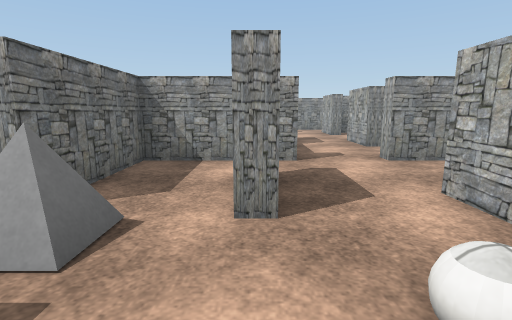
[1] (above)

24 first-person views from a walk through a Unity game level. The camera is 1.2 m above the floor, tilts 10° down and sees 85° across. The floor is counted in squares, 1 m on a side. Each view is taken from the middle of a square. On the plan, view 1 faces up. The plan holds only what a view shows up to about 13 squares ahead; the rest is blank. The place goes on beyond the plan. Some surface patterns are stand-ins.

[2]
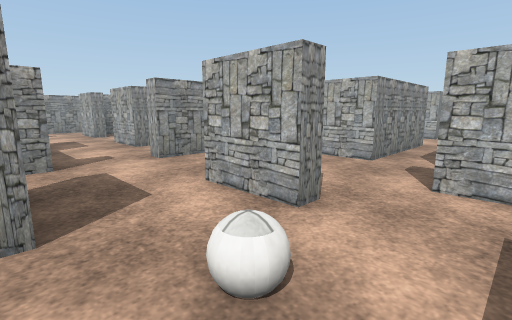

[3]
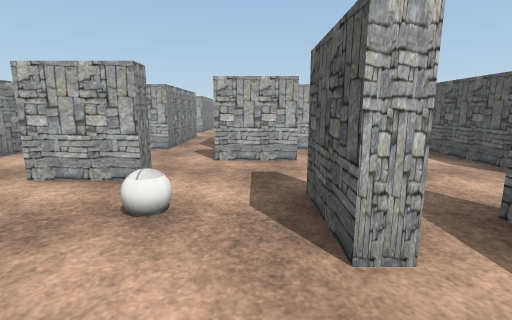

[4]
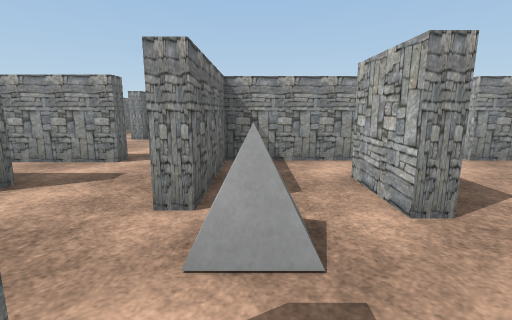

[5]
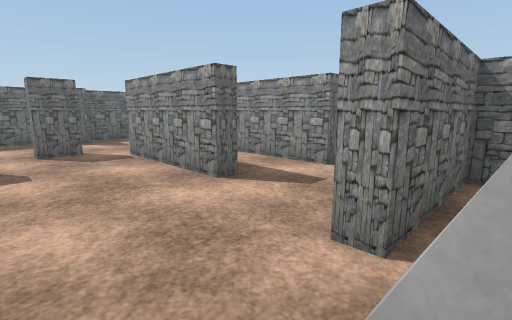

[6]
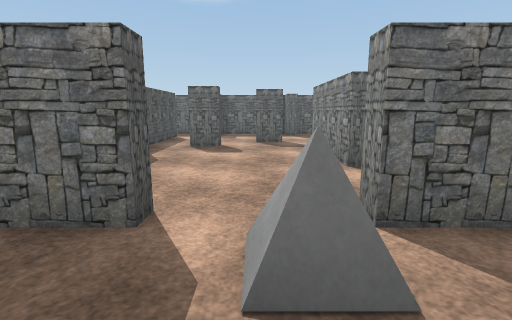

[7]
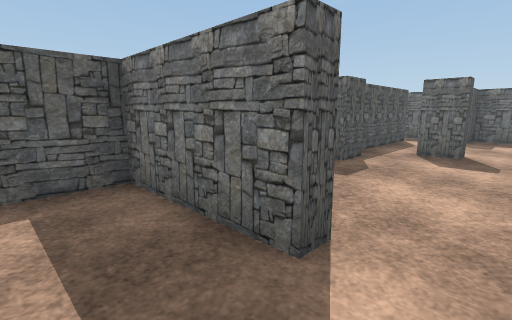

[8]
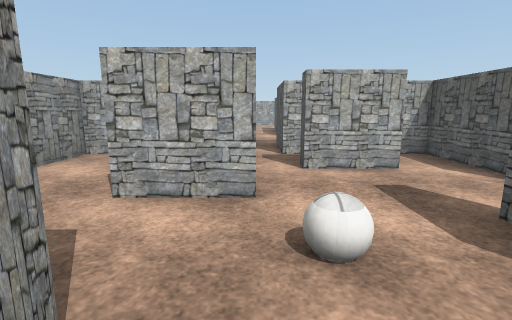

[9]
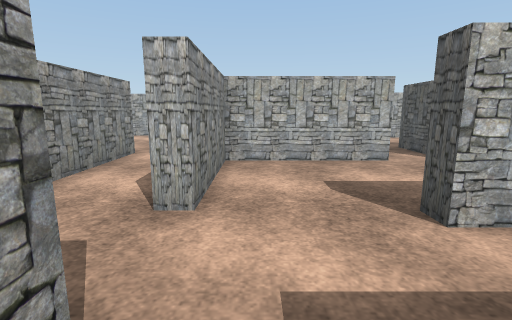

[10]
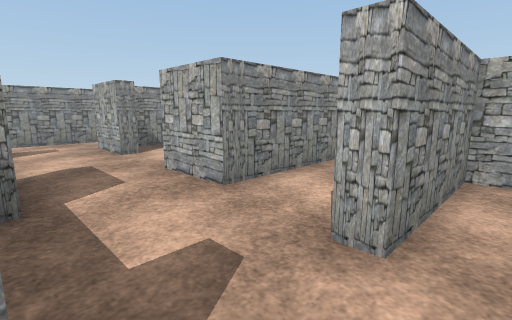

[11]
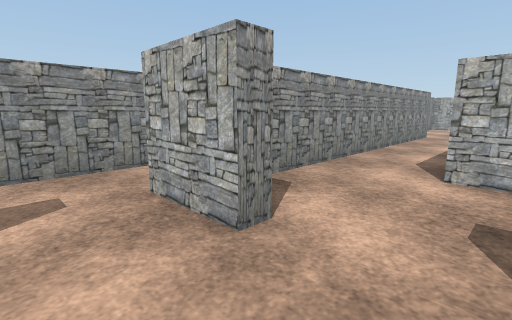

[12]
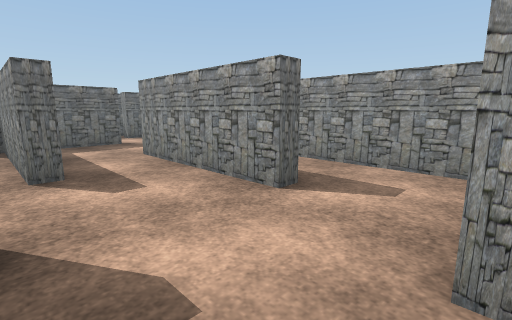

[13]
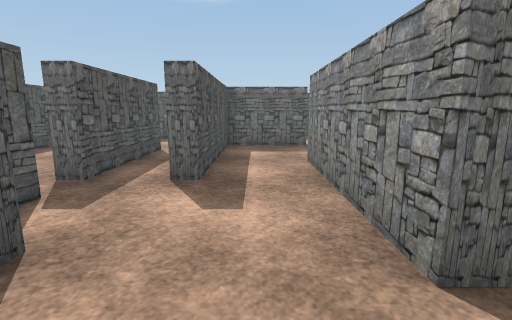

[14]
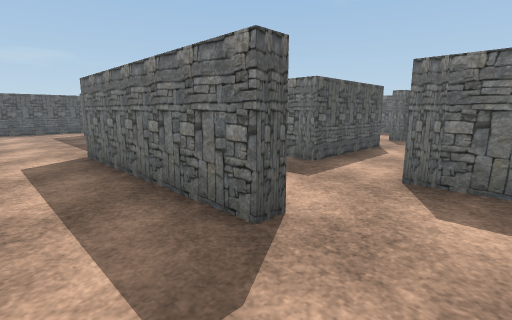

[15]
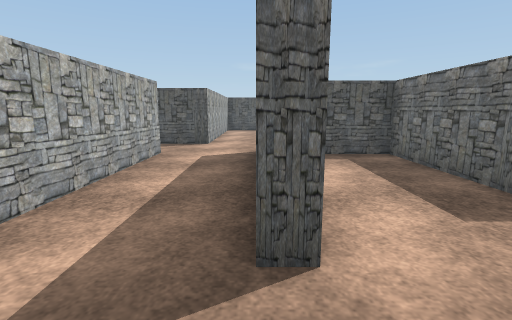

[16]
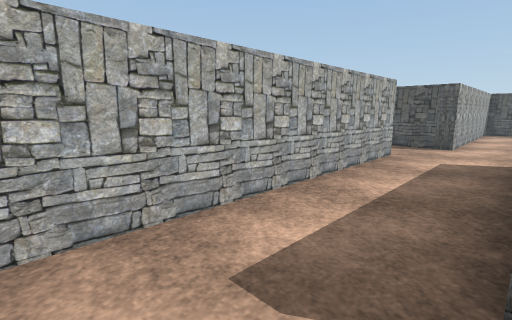

[17]
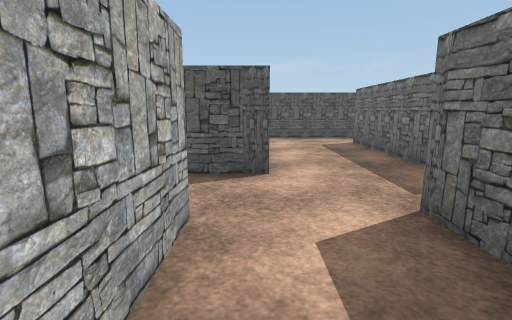

[18]
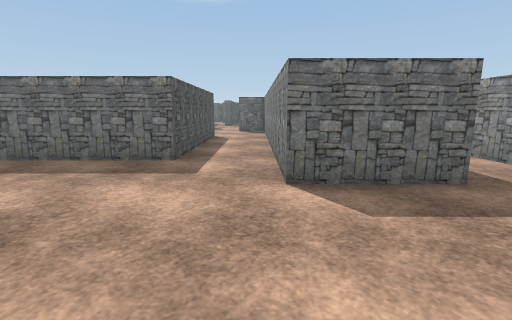

[19]
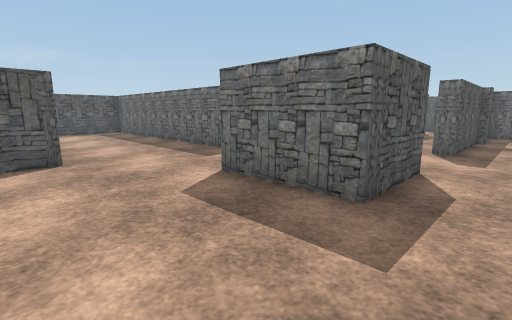

[20]
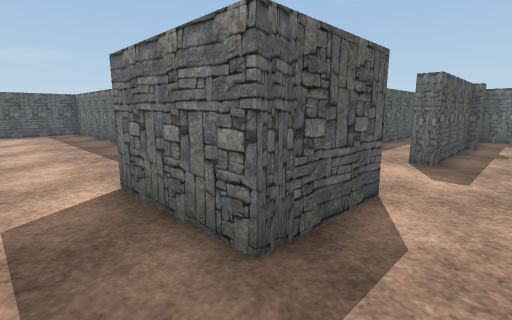

[21]
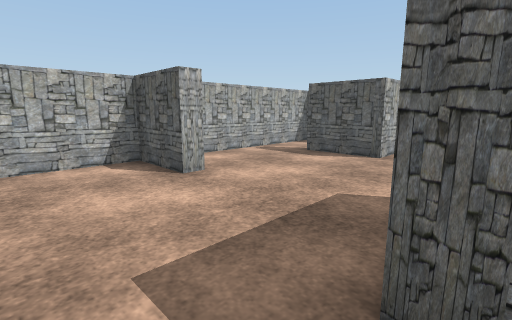

[22]
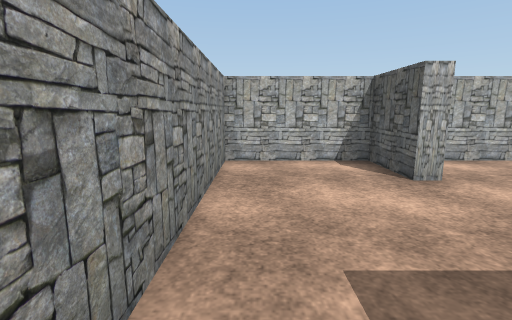

[23]
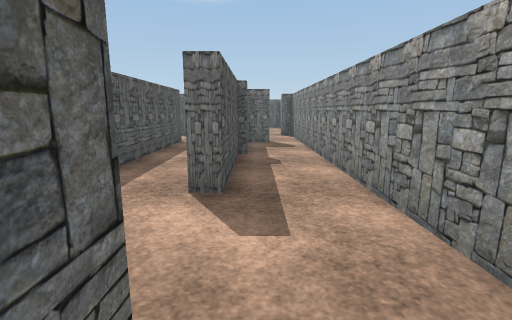

[24]
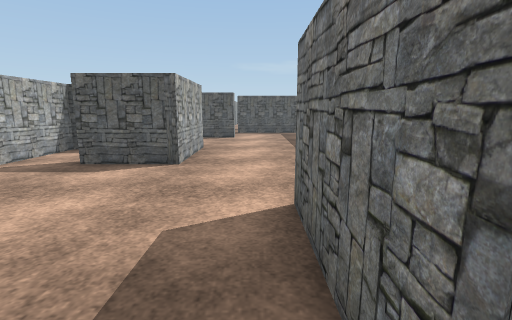

### Floor plan
Key: @ floor where view 1 was taken; # wall or solid block; x gap in a wall; . floor; O other object.
Columns run from 15 left of view 1 to 23 right of it. Each row starts with its distance up from view 1.
 21                  ######################
 20                  .....................#
 19                    #..................#
 18                ###########...###......#
 17       #.       .............   #....###
 16        ....     #..#############......#
 15         #...#####..#..................#
 14         #..........#..................#
 13         ######.........#######....###.#
 12         #..............#     #....#  .#
 11         ..####x##..#   #.....#....#  .#
 10       #...  ..  #..#####.....#....#   #
  9          ....   ..........#..#.....
  8          ...    ..........#..#.....
  7        ###..#####..####...#..#.....
  6 #      .....#.........#...#..#...##
  5 #...    ....#.........#.. #..#...
  4 ##...####...#..#......#.. #..# ..
  3 #  .#.......#O.#..#...#####..####
  2 #............O....#...........
  1 #.....................###...###
  0 ##.  #......#..@....# # #...#
 -1 # ........  #..##...#.# #...#
 -2 #.#######   #.........# #...#
 -3             ### ...#### #...#
 -4                  ....   #...#
 -5                    ###  ....#
 -6                         ....#
 -7                         #####

Where each view was taken, in squares from view 1:
view 1: 0 up, 0 right, facing up
view 2: 0 up, 0 right, facing up-right
view 3: 0 up, 2 left, facing right
view 4: 0 up, 2 left, facing up
view 5: 1 up, 2 left, facing up-left
view 6: 2 up, 0 right, facing left
view 7: 2 up, 1 left, facing down-left
view 8: 2 up, 1 left, facing right
view 9: 6 up, 0 right, facing right
view 10: 6 up, 1 right, facing up-right
view 11: 12 up, 2 right, facing up-right
view 12: 12 up, 4 right, facing up-left
view 13: 14 up, 3 right, facing left
view 14: 11 up, 13 right, facing down-left
view 15: 11 up, 11 right, facing down
view 16: 11 up, 11 right, facing down-right
view 17: 6 up, 13 right, facing down
view 18: 15 up, 21 right, facing left
view 19: 20 up, 20 right, facing down-left
view 20: 20 up, 18 right, facing down-left
view 21: 20 up, 16 right, facing down-right
view 22: 20 up, 16 right, facing right
view 23: 19 up, 15 right, facing left
view 24: 19 up, 17 right, facing down
